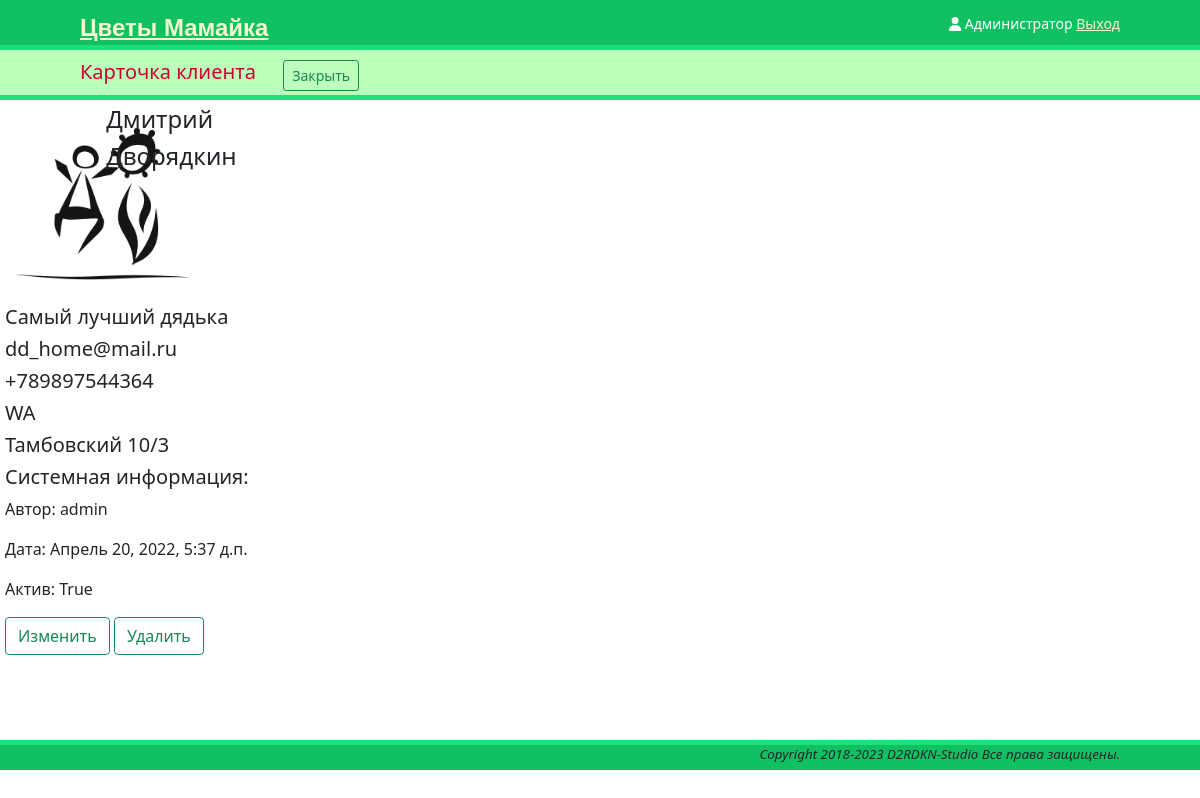
Before: /references/contacts/2 (signed in) with the older database file.
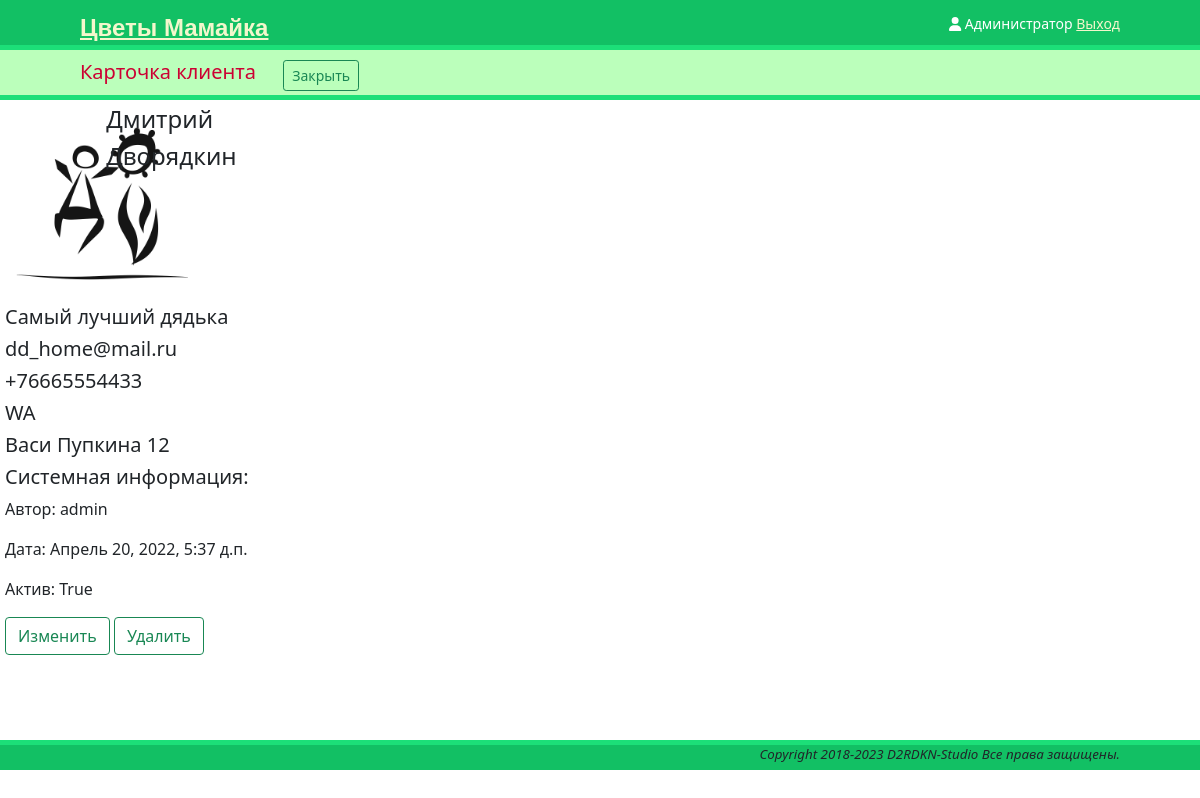
After: the same page with the newer database file.
### references/contacts/models.py (models this page shows, shortened)
class Contact(models.Model):
    MESSENGERS = [
        ('SM', 'SMS'),
        ('WA', 'WhatsApp'),
        ('VB', 'Viber'),
        ('TG', 'Telegram'),
        ('VK', 'VKontakte'),
        ('FB', 'Facebook'),
        ('WC', 'WeChat'),
        ('SC', 'Snapchat'),
        ('SK', 'Skype'),
    ]
    phone_regex = RegexValidator(regex=r"^\+?1?\d{9,15}$")
    category = models.ForeignKey(ContactGroup, on_delete=models.SET_NULL,
                                 db_index=True, null=True, verbose_name='Группа')
    first_name = models.CharField(max_length=255, verbose_name='Имя')
    last_name = models.CharField(blank=True, max_length=255, verbose_name='Фамилия')
    email = models.EmailField(blank=True, verbose_name='Почта')
    phone = models.CharField(max_length=15, verbose_name='Телефон', validators=[phone_regex],)
    phone2 = models.CharField(blank=True, max_length=15, verbose_name='Телефон2', validators=[phone_regex],)
    messenger = models.CharField(max_length=2, choices=MESSENGERS, default='SM'
                                 , verbose_name='Мессенджер')
    address = models.TextField(blank=True, verbose_name='Адрес')
    description = models.TextField(blank=True, verbose_name='Описание')
    image = models.ImageField(blank=True, upload_to='images/contacts/',
                              verbose_name='Изображение')
    createdBy = models.ForeignKey(User, related_name='author', on_delete=models.PROTECT,
                                  verbose_name='Автор')
    createdOn = models.DateTimeField(auto_now_add=True, verbose_name='Создан')
    isActive = models.BooleanField(default=True)
    class Meta:
        verbose_name = 'Клиент'
        verbose_name_plural = 'Клиенты'

### references/contacts/views.py (the view)
# urls.py: path('<int:pk>', contacts_views.ContactDetailView.as_view(), name='contact_detail'),
class ContactDetailView(LoginRequiredMixin, DetailView):
    model = Contact
    template_name = 'references/contacts/detail.html'
    context_object_name = 'contact'

### templates/references/contacts/detail.html (shortened to what this page needs)
{% extends "onepage.html" %}
{% load static %}
{% block subheader %}
    <h5 class="inline"> Карточка клиента </h5>
    <a href="{% url 'contacts_list' %}" class="btn btn-outline-success btn-sm">Закрыть</a>
{% endblock %}
{% block main %}
    <div class="divcenter">
    <div class="Container">
        <div class="row">
            <div class="col-1">
                <img class="img-preview" src="{% if contact.image %}{{ contact.image.url }}
                            {% else %}{% static '/img/no-image.png' %}{% endif %}"
                            width="100"
                            alt="[X]">
            </div>
            <div class="col-8">
                    <h4>{{ contact.first_name }}</h4>
                    <h4>{{ contact.last_name }}</h4>
            </div>
        </div>
    </div>
    <div>
        <h5>{{ contact.description }}</h5>
    </div>
    <div>
        <h5>{{ contact.email }}</h5>
    </div>
    <div>
        <h5>{{ contact.phone }}</h5>
    </div>
    <div>
        <h5>{{ contact.messenger }}</h5>
    </div>
    <div>
        <h5>{{ contact.address }}</h5>
    </div>
    <div>
        <h5>Системная информация:</h5>
        <p>Автор: {{ contact.createdBy }}</p>
        <p>Дата: {{ contact.createdOn }}</p>
        <p>Актив: {{ contact.isActive }}</p>
    </div>
    <a href="{% url 'contacts_edit' contact.id %}" class="btn btn-outline-success">Изменить</a>
    <a href="{% url 'contacts_delete' contact.id %}" class="btn btn-outline-success">Удалить</a>
 </div>
{% endblock %}

Changed rows visible on the page:
changed Contact "Дмитрий": phone "+789897544364" → "+76665554433"; address "Тамбовский 10/3" → "Васи Пупкина 12"
